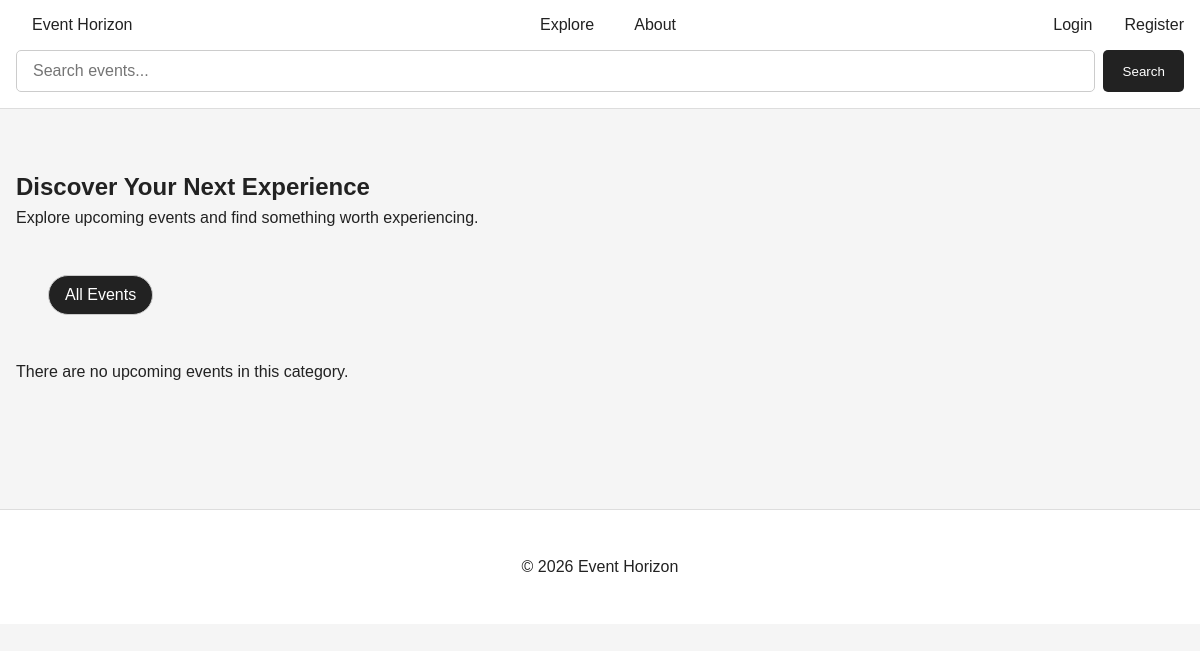
Page /events/ on the earlier database version.
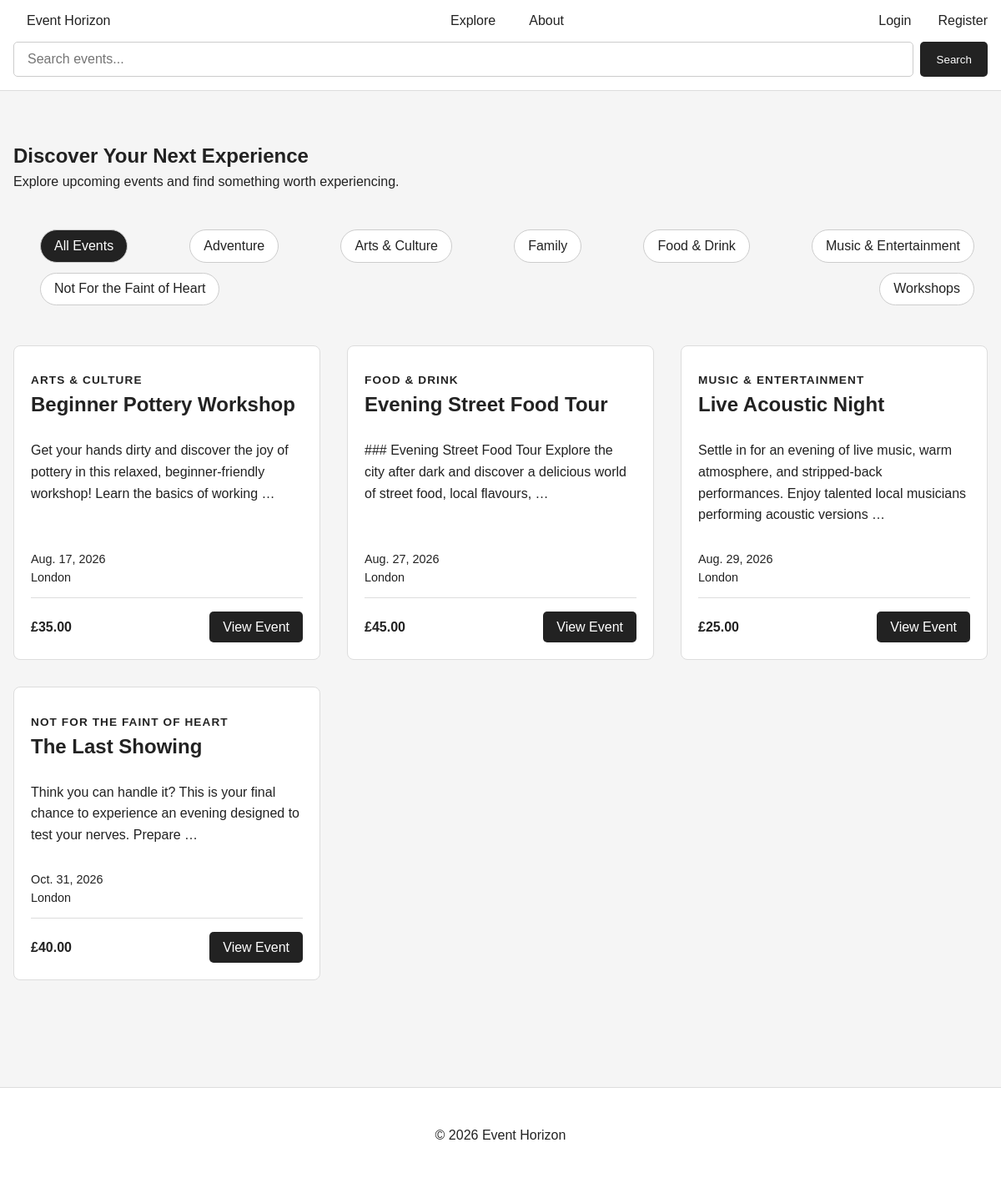
Same page on the later database version.
### events/models.py (models this page shows, shortened)
class Category(models.Model):
    name = models.CharField(max_length=100)
    class Meta:
        verbose_name_plural = 'Categories'
        ordering = ['name']

class Event(models.Model):
    category = models.ForeignKey(
        Category,
        on_delete=models.CASCADE,
        related_name='events'
    )
    name = models.CharField(max_length=200)
    description = models.TextField()
    location = models.CharField(max_length=255)
    date = models.DateField()
    time = models.TimeField()
    price = models.DecimalField(
        max_digits=8,
        decimal_places=2
    )
    capacity = models.PositiveIntegerField()
    image = models.ImageField(
        upload_to='events/',
        blank=True,
        null=True
    )
    active = models.BooleanField(default=True)
    is_special = models.BooleanField(default=False)
    created_at = models.DateTimeField(auto_now_add=True)
    updated_at = models.DateTimeField(auto_now=True)
    class Meta:
        ordering = ['date', 'time']

### events/views.py (the view, shortened to what this page needs)
# urls.py: path('', views.event_list, name='event_list'),
def event_list(request):
    search_query = request.GET.get('q', '').strip()
    category_id = request.GET.get('category')
    events = Event.objects.filter(active=True)
    categories = Category.objects.all()
    if category_id:
        events = events.filter(category_id=category_id)
    return render(
        request,
        'events/event_list.html',
        {
            'events': events,
            'categories': categories,
            'selected_category': category_id,
            'search_query': search_query,
        }
    )

### templates/events/event_list.html (shortened to what this page needs)
{% extends "base.html" %}
{% block content %}
<section class="events-page">
    <div class="events-header">
        <h1>Discover Your Next Experience</h1>
        <p>
            Explore upcoming events and find something worth experiencing.
        </p>
    </div>
    <nav class="category-filter" aria-label="Event categories">
        <a
            href="{% url 'event_list' %}{% if search_query %}?q={{ search_query|urlencode }}{% endif %}"
            class="{% if not selected_category %}active{% endif %}"
        >
            All Events
        </a>
        {% for category in categories %}
            <a
                href="{% url 'event_list' %}?category={{ category.id }}{% if search_query %}&q={{ search_query|urlencode }}{% endif %}"
                class="{% if selected_category == category.id|stringformat:'s' %}active{% endif %}"
            >
                {{ category.name }}
            </a>
        {% endfor %}
    </nav>
    {% if events %}
        <div class="event-grid">
            {% for event in events %}
                <article class="event-card">
                    <div class="event-card-content">
                        <p class="event-category">
                            {{ event.category.name }}
                        </p>
                        <h2>{{ event.name }}</h2>
                        <p class="event-card-description">
                            {{ event.description|truncatewords:20 }}
                        </p>
                        <div class="event-card-details">
                            <span>
                                {{ event.date }}
                            </span>
                            <span>
                                {{ event.location }}
                            </span>
                        </div>
                        <div class="event-card-footer">
                            <strong>
                                £{{ event.price }}
                            </strong>
                            <a
                                href="{% url 'event_detail' event.id %}"
                                class="event-view-button"
                            >
                                View Event
                            </a>
                        </div>
                    </div>
                </article>
            {% endfor %}
        </div>
    {% else %}
        <p>There are no upcoming events in this category.</p>
    {% endif %}
</section>
{% endblock %}

### templates/base.html (shortened to what this page needs)
{% load static %}
<!DOCTYPE html>
<html lang="en">
<head>
    <link rel="stylesheet" href="{% static 'css/style.css' %}">
</head>
<body>
    <header>
        <nav class="main-nav">
            <div class="nav-brand">
                <a href="{% url 'home' %}">
                    Event Horizon
                </a>
            </div>
            <div class="nav-links">
                <a href="{% url 'event_list' %}">
                    Explore
                </a>
                <a href="#">
                    About
                </a>
            </div>
            <div class="nav-account">
                {% if user.is_authenticated %}
                    <div class="user-menu">
                        <span class="welcome-message">
                            Welcome, {{ user.username }}
                        </span>
                        <form
                            method="POST"
                            action="{% url 'logout' %}"
                            class="logout-form"
                        >
                            {% csrf_token %}
                            <button
                                type="submit"
                                class="logout-button"
                            >
                                Logout
                            </button>
                        </form>
                    </div>
                {% else %}
                    <a href="{% url 'login' %}">
                        Login
                    </a>
                    <a href="{% url 'register' %}">
                        Register
                    </a>
                {% endif %}
            </div>
        </nav>
        <div class="site-search">
            <form method="GET" action="{% url 'event_list' %}">
                <div class="search-input-wrapper">
                    <input
                        type="search"
                        id="site-search-input"
                        name="q"
                        placeholder="Search events..."
                        value="{{ request.GET.q|default:'' }}"
                    >
                    <button type="submit">
                        Search
                    </button>
                </div>
            </form>
        </div>
    </header>
    <main>
        {% block content %}
        {% endblock %}
    </main>
    <footer>
        <p>&copy; {% now "Y" %} Event Horizon</p>
    </footer>
</body>
</html>

### static/css/style.css (style rules this page uses)
* { box-sizing: border-box; }
body { margin: 0; font-family: Arial, sans-serif; background-color: #f5f5f5; color: #222; }
header { background-color: #ffffff; border-bottom: 1px solid #ddd; }
nav { max-width: 1200px; margin: 0 auto; padding: 1rem; display: flex; justify-content: space-between; align-items: center; }
nav a { color: inherit; text-decoration: none; margin-left: 1rem; }
main { max-width: 1200px; margin: 0 auto; padding: 2rem 1rem; }
footer { margin-top: 4rem; padding: 2rem; text-align: center; background-color: #ffffff; border-top: 1px solid #ddd; }
.site-search { max-width: 1200px; margin: 0 auto; padding: 0 1rem 1rem; }
.site-search form { margin: 0; }
.search-input-wrapper { display: flex; gap: 0.5rem; }
.search-input-wrapper input { flex-grow: 1; padding: 0.7rem 1rem; border: 1px solid #ccc; border-radius: 5px; font-size: 1rem; }
.search-input-wrapper button { padding: 0.7rem 1.2rem; border: none; border-radius: 5px; background-color: #222; color: #fff; cursor: pointer; }
.main-nav { display: grid; grid-template-columns: 1fr auto 1fr; align-items: center; gap: 1.5rem; max-width: 1200px; margin: 0 auto; padding: 1rem; }
.nav-brand { justify-self: start; }
.nav-links { display: flex; align-items: center; justify-content: center; gap: 1.5rem; }
.nav-account { justify-self: end; display: flex; align-items: center; gap: 1rem; }
.events-page { max-width: 1200px; margin: 2rem auto; }
.events-header { margin-bottom: 2rem; }
.events-header h1 { margin-bottom: 0.5rem; }
.events-header p { margin-top: 0; }
.event-grid { display: grid; grid-template-columns: repeat(3, 1fr); gap: 2rem; }
.event-card { background-color: #ffffff; border-radius: 8px; overflow: hidden; border: 1px solid #ddd; display: flex; flex-direction: column; }
.event-card-content { padding: 1.25rem; display: flex; flex-direction: column; flex-grow: 1; }
.event-card-content h2 { margin-top: 0; margin-bottom: 0.75rem; }
.event-category { text-transform: uppercase; letter-spacing: 0.08em; font-size: 0.8rem; font-weight: bold; margin-bottom: 0.5rem; }
.event-card-description { line-height: 1.6; flex-grow: 1; }
.event-card-details { display: flex; flex-direction: column; gap: 0.4rem; margin: 1rem 0; font-size: 0.9rem; }
.event-card-footer { display: flex; justify-content: space-between; align-items: center; gap: 1rem; padding-top: 1rem; border-top: 1px solid #ddd; }
.event-view-button { padding: 0.6rem 1rem; border-radius: 5px; text-decoration: none; background-color: #222; color: #ffffff; }
.event-category { text-transform: uppercase; letter-spacing: 0.08em; font-size: 0.85rem; font-weight: bold; margin-bottom: 0.5rem; }
.category-filter { display: flex; flex-wrap: wrap; gap: 0.75rem; margin-bottom: 2rem; }
.category-filter a { padding: 0.6rem 1rem; border: 1px solid #ccc; border-radius: 20px; text-decoration: none; color: #222; background-color: #fff; transition: background-color 0.2s ease, color 0.2s ease; }
.category-filter a.active { background-color: #222; color: #fff; }

Differences in the rows shown:
added Category: name "Adventure"
added Category: name "Arts & Culture"
added Category: name "Family"
added Category: name "Food & Drink"
added Category: name "Music & Entertainment"
added Category: name "Not For the Faint of Heart"
added Category: name "Workshops"
added Event: category.name "ARTS & CULTURE", name "Beginner Pottery Workshop", description "Get your hands dirty and discover the joy of pottery in this relaxed, beginner-friendly workshop! Learn the basics of working …", date "Aug. 17, 2026", location "London", price "35.00"
added Event: category.name "FOOD & DRINK", name "Evening Street Food Tour", description "### Evening Street Food Tour Explore the city after dark and discover a delicious world of street food, local flavours, …", date "Aug. 27, 2026", location "London", price "45.00"
added Event: category.name "MUSIC & ENTERTAINMENT", name "Live Acoustic Night", description "Settle in for an evening of live music, warm atmosphere, and stripped-back performances. Enjoy talented local musicians performing acoustic versions …", date "Aug. 29, 2026", location "London", price "25.00"
added Event: category.name "NOT FOR THE FAINT OF HEART", name "The Last Showing", description "Think you can handle it? This is your final chance to experience an evening designed to test your nerves. Prepare …", date "Oct. 31, 2026", location "London", price "40.00"
Other differences:
text no longer shown: "There are no upcoming events in this category."
